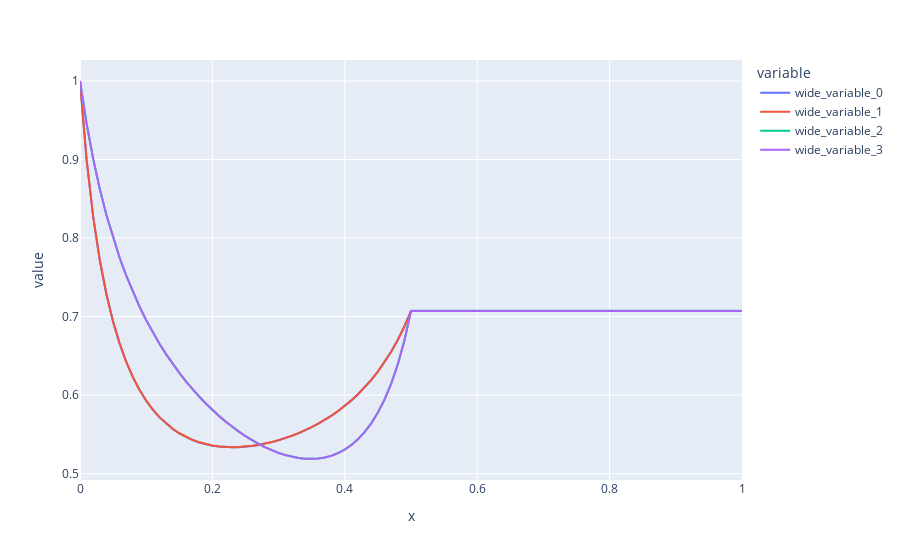

Notebook cell for this chart:
### Markdown cell above
Check Jarsynski relation

### Code cell
px.line(x=times2, y=[np.average(np.exp(-work1),axis=0),np.sqrt(ks1[0]/ks1), np.average(np.exp(-work2),axis=0),np.sqrt(ks2[0]/ks2)])
